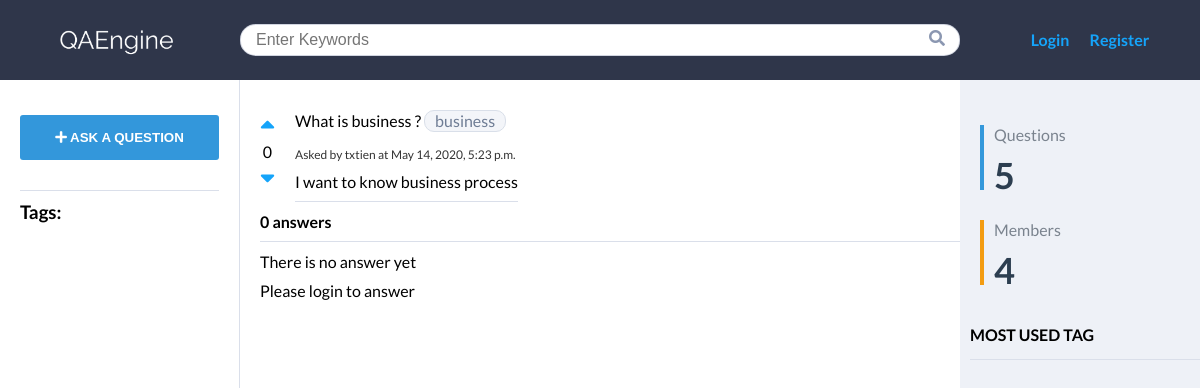
Before: /what-business/ with the older database file.
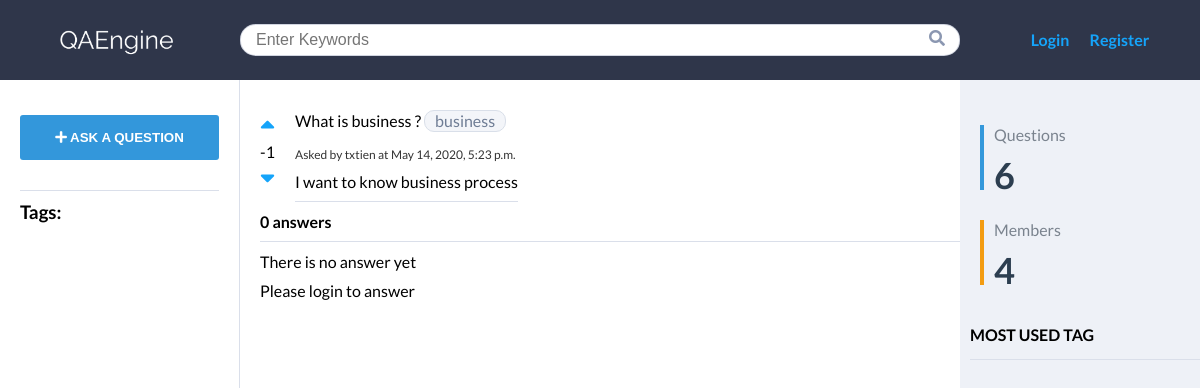
After: the same page with the newer database file.
### qa/models.py (models this page shows, shortened)
class Question(models.Model):
    title = models.CharField(max_length=250)
    slug = models.SlugField(max_length=250, unique_for_date='created')
    user = models.ForeignKey(
        User, on_delete=models.CASCADE, related_name="question")
    body = models.TextField()
    created = models.DateTimeField(auto_now_add=True)
    updated = models.DateTimeField(auto_now=True)
    votes = models.IntegerField(default=0)
    tags = TaggableManager()
    class Meta:
        ordering = ('-created',)

### qa/views.py (the view)
# urls.py: path('<slug:question>/', views.question_detail, name='question_detail'),
def question_detail(request, question):
    user_count = User.objects.count()
    question = get_object_or_404(Question, slug=question)
    search_form = SearchForm()
    answers = question.answers.all()
    new_answer = None
    if request.method == "POST":
        answer_form = AnswerForm(request.POST)
        if answer_form.is_valid():
            new_answer = answer_form.save(commit=False)
            new_answer.question = question
            new_answer.user = get_object_or_404(User, username=request.user.username)
            new_answer.save()
    else:
        answer_form = AnswerForm()
    return render(request, 'extends/detail.html', {'question': question, 'user_count': user_count, 'question_count': Question.objects.count(), 'answers': answers, 'new_answer': new_answer, 'answer_form': answer_form, 'search_form': search_form})

### qa/forms.py
class AnswerForm(forms.ModelForm):
    class Meta:
        model = Answer
        fields = ('body',)
        labels = {
            'body': ""
        }

class SearchForm(forms.Form):
    query = forms.CharField(label="", widget=forms.TextInput(attrs={'placeholder': 'Enter Keywords'}))

### qa/templates/extends/detail.html (shortened to what this page needs)
{% extends "../base.html" %}
{% block content %}
<div class="container">
    <div class="question-detail">
        <div class="votes-count">
            <a href="" class="popup"><span class="upvote" data-id="{{user.id}}" data-qa="q" data-identity="{{question.slug}}" data-action="upvote"><i class="fas fa-sort-up"></i></span></a>
            {{question.votes}}
            <a href="" class="popup"><span class="downvote" data-id="{{user.id}}" data-qa="q" data-identity="{{question.slug}}" data-action="downvote"><i class="fas fa-sort-down"></i></span></a>
        </div>
        <div class="question-content">
            <p class="question-title py-1">
                {{ question.title }}
                {% for tag in question.tags.all %}
                <a href="{% url 'qa:question_by_tag' tag.slug %}" class="tag">{{tag.name}}</a>
                {% endfor %}
            </p>
            <p class="date">Asked by {{question.user.username}} at {{question.created}}</p>
            <p class="question-body py-1">{{ question.body }}</p>
        </div>
    </div>
    <div class="answers-block">
        {% with answers.count as total_answers %}
        <h4 class="py-1">{{total_answers}} answer{{total_answers|pluralize}}</h4>
        {% endwith %}
        <div class="answers my-1">
            {% for answer in answers %}
            <div class="answer-detail my-2">
                <div class="votes-count">
                    <a href="" class="popup"><span class="upvote" data-id="{{user.id}}" data-qa="a" data-identity="{{answer.id}}" data-action="upvote"><i class="fas fa-sort-up"></i></span></a>
                    {{answer.votes}}
                    <a href="" class="popup"><span class="downvote" data-id="{{user.id}}" data-qa="a" data-identity="{{answer.id}}" data-action="downvote"><i class="fas fa-sort-down"></i></span></a>
                </div>
                <div class="answer-content">
                    <p class="answer-body">
                        {{answer.body}}
                    </p>
                    <p class="date my-2">Answered on {{answer.created}} by {{answer.user.username}}</p>
                </div>
            </div>
            <hr>
            {% empty %}
            <p>There is no answer yet</p>
            {% endfor %}
        </div>
    </div>
    {% if new_answer %}
        <h2>Your answer has been added</h2>
    {% else %}
        {% if request.user.is_authenticated %}
            <h2 class="my-1">Add a new answer</h2>
            <form action="" method="post" class="answer-form">
                {{answer_form.as_p}}
                {% csrf_token %}
                <p class="my-1"><input type="submit" value="Add answer"></p>
            </form>
        {% else %}
            <p>Please login to answer</p>
        {% endif %}
    {% endif %}
</div>
{% endblock %}

Changed rows visible on the page:
changed Question "What is business ?": votes "0" → "-1"
Other visible differences:
{{ question_count }}: "5" → "6"
